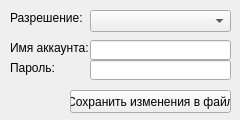
<?xml version="1.0" encoding="UTF-8"?>
<ui version="4.0">
 <class>Form</class>
 <widget class="QWidget" name="Form">
  <property name="geometry">
   <rect>
    <x>0</x>
    <y>0</y>
    <width>240</width>
    <height>120</height>
   </rect>
  </property>
  <property name="windowTitle">
   <string>Редактор конфигурации</string>
  </property>
  <widget class="QPushButton" name="pushButton">
   <property name="geometry">
    <rect>
     <x>70</x>
     <y>90</y>
     <width>161</width>
     <height>23</height>
    </rect>
   </property>
   <property name="text">
    <string>Сохранить изменения в файл</string>
   </property>
  </widget>
  <widget class="QLabel" name="label">
   <property name="geometry">
    <rect>
     <x>10</x>
     <y>10</y>
     <width>81</width>
     <height>16</height>
    </rect>
   </property>
   <property name="text">
    <string>Разрешение:</string>
   </property>
  </widget>
  <widget class="QComboBox" name="comboBox">
   <property name="geometry">
    <rect>
     <x>90</x>
     <y>10</y>
     <width>141</width>
     <height>22</height>
    </rect>
   </property>
   <property name="editable">
    <bool>false</bool>
   </property>
   <property name="currentText">
    <string/>
   </property>
   <property name="currentIndex">
    <number>-1</number>
   </property>
   <property name="modelColumn">
    <number>0</number>
   </property>
  </widget>
  <widget class="QLabel" name="label_2">
   <property name="geometry">
    <rect>
     <x>10</x>
     <y>40</y>
     <width>81</width>
     <height>16</height>
    </rect>
   </property>
   <property name="text">
    <string>Имя аккаунта:</string>
   </property>
  </widget>
  <widget class="QLineEdit" name="lineEdit">
   <property name="geometry">
    <rect>
     <x>90</x>
     <y>40</y>
     <width>141</width>
     <height>20</height>
    </rect>
   </property>
  </widget>
  <widget class="QLineEdit" name="lineEdit_2">
   <property name="geometry">
    <rect>
     <x>90</x>
     <y>60</y>
     <width>141</width>
     <height>20</height>
    </rect>
   </property>
  </widget>
  <widget class="QLabel" name="label_3">
   <property name="geometry">
    <rect>
     <x>10</x>
     <y>60</y>
     <width>81</width>
     <height>16</height>
    </rect>
   </property>
   <property name="text">
    <string>Пароль:</string>
   </property>
  </widget>
 </widget>
 <resources/>
 <connections/>
</ui>
